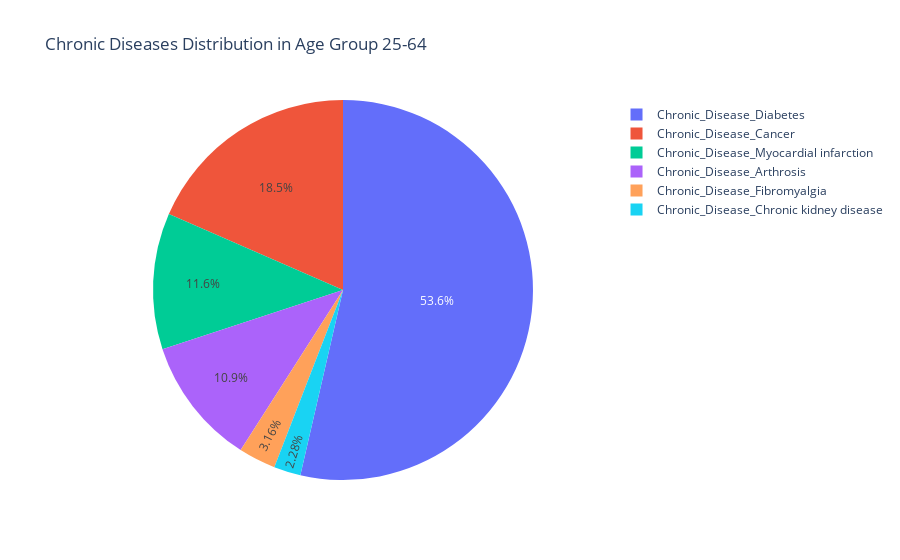

Write notebook code for a chart like this one.
### Code cell
# Pie chart for a specific age group (e.g., '25-64')
age_group_selected = '25-64'
df_pie = df_long[df_long['Age_Group'] == age_group_selected]

fig_pie = px.pie(df_pie, values='Count', names='Chronic_Disease',
                 title=f"Chronic Diseases Distribution in Age Group {age_group_selected}")
fig_pie.show()

### Figure 1 — Plotly figure (JSON) as saved in the notebook; plotly's stock layout.template omitted (floating-point values rounded to 4 significant figures)
{"data": [{"domain": {"x": [0, 1], "y": [0, 1]}, "hovertemplate": "Chronic_Disease=%{label}<br>Count=%{value}<extra></extra>", "labels": ["Chronic_Disease_Arthrosis", "Chronic_Disease_Cancer", "Chronic_Disease_Chronic kidney disease", "Chronic_Disease_Diabetes", "Chronic_Disease_Fibromyalgia", "Chronic_Disease_Myocardial infarction"], "legendgroup": "", "name": "", "showlegend": true, "type": "pie", "values": [62, 105, 13, 305, 18, 66]}], "layout": {"legend": {"tracegroupgap": 0}, "title": {"text": "Chronic Diseases Distribution in Age Group 25-64"}}}
